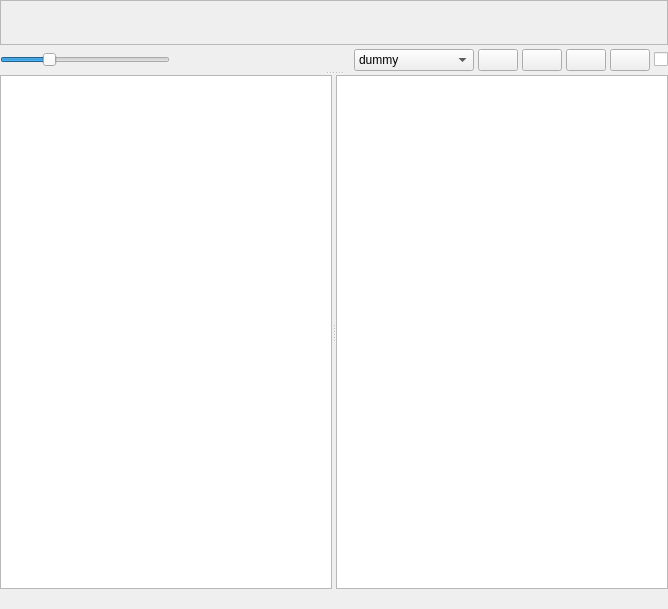
<?xml version="1.0" encoding="UTF-8"?>
<ui version="4.0">
 <class>WdgWebViewEditable</class>
 <widget class="QWidget" name="WdgWebViewEditable">
  <property name="geometry">
   <rect>
    <x>0</x>
    <y>0</y>
    <width>668</width>
    <height>609</height>
   </rect>
  </property>
  <layout class="QVBoxLayout" name="verticalLayout">
   <property name="spacing">
    <number>4</number>
   </property>
   <property name="leftMargin">
    <number>0</number>
   </property>
   <property name="topMargin">
    <number>0</number>
   </property>
   <property name="rightMargin">
    <number>0</number>
   </property>
   <property name="bottomMargin">
    <number>0</number>
   </property>
   <item>
    <widget class="QSplitter" name="splitterEditmode">
     <property name="orientation">
      <enum>Qt::Vertical</enum>
     </property>
     <widget class="QWidget" name="verticalLayoutWidget_3">
      <layout class="QVBoxLayout" name="verticalLayout_3">
       <property name="spacing">
        <number>4</number>
       </property>
       <item>
        <widget class="QFrame" name="frame">
         <property name="sizePolicy">
          <sizepolicy hsizetype="Expanding" vsizetype="Expanding">
           <horstretch>0</horstretch>
           <verstretch>0</verstretch>
          </sizepolicy>
         </property>
         <property name="frameShape">
          <enum>QFrame::StyledPanel</enum>
         </property>
         <layout class="QVBoxLayout" name="verticalLayout_5">
          <property name="spacing">
           <number>4</number>
          </property>
          <property name="leftMargin">
           <number>0</number>
          </property>
          <property name="topMargin">
           <number>0</number>
          </property>
          <property name="rightMargin">
           <number>0</number>
          </property>
          <property name="bottomMargin">
           <number>0</number>
          </property>
          <item>
           <widget class="WebView" name="webview" native="true"/>
          </item>
         </layout>
        </widget>
       </item>
       <item>
        <layout class="QHBoxLayout" name="horizontalLayout_3">
         <item>
          <widget class="QSlider" name="sliderZoom">
           <property name="maximumSize">
            <size>
             <width>180</width>
             <height>16777215</height>
            </size>
           </property>
           <property name="toolTip">
            <string>&lt;html&gt;&lt;head/&gt;&lt;body&gt;&lt;p&gt;Hiermit kann ein &lt;span style=&quot; font-weight:600;&quot;&gt;Zoomfaktor&lt;/span&gt; für die Ausgabe festgelegt werden.&lt;/p&gt;&lt;p&gt;Dieser Faktor hat keinen Einfluss auf das PDF oder den Ausdruck.&lt;/p&gt;&lt;/body&gt;&lt;/html&gt;</string>
           </property>
           <property name="minimum">
            <number>25</number>
           </property>
           <property name="maximum">
            <number>300</number>
           </property>
           <property name="singleStep">
            <number>5</number>
           </property>
           <property name="pageStep">
            <number>25</number>
           </property>
           <property name="value">
            <number>100</number>
           </property>
           <property name="orientation">
            <enum>Qt::Horizontal</enum>
           </property>
          </widget>
         </item>
         <item>
          <widget class="QLabel" name="lblZoom"/>
         </item>
         <item>
          <spacer name="horizontalSpacer_3">
           <property name="orientation">
            <enum>Qt::Horizontal</enum>
           </property>
           <property name="sizeHint" stdset="0">
            <size>
             <width>40</width>
             <height>20</height>
            </size>
           </property>
          </spacer>
         </item>
         <item>
          <widget class="ComboBox" name="cbTemplateAuswahl">
           <property name="toolTip">
            <string>&lt;html&gt;&lt;head/&gt;&lt;body&gt;&lt;p&gt;Hiermit wir das zu überarbeitende Template &lt;span style=&quot; font-weight:600;&quot;&gt;ausgewählt&lt;/span&gt;.&lt;/p&gt;&lt;p&gt;Der Kleine Brauhelfer bietet dazu einige Vorlagen, die beständig erweitert werden.&lt;/p&gt;&lt;/body&gt;&lt;/html&gt;</string>
           </property>
           <item>
            <property name="text">
             <string notr="true">dummy</string>
            </property>
           </item>
           <item>
            <property name="text">
             <string notr="true">style_hell.css</string>
            </property>
           </item>
           <item>
            <property name="text">
             <string notr="true">style_dunkel.css</string>
            </property>
           </item>
          </widget>
         </item>
         <item>
          <widget class="QPushButton" name="btnSaveTemplate">
           <property name="minimumSize">
            <size>
             <width>40</width>
             <height>0</height>
            </size>
           </property>
           <property name="toolTip">
            <string>&lt;html&gt;&lt;head/&gt;&lt;body&gt;&lt;p&gt;Hiermit wird das bearbeitete &lt;span style=&quot; font-weight:600;&quot;&gt;Template gespeichert&lt;/span&gt;.&lt;/p&gt;&lt;/body&gt;&lt;/html&gt;</string>
           </property>
           <property name="whatsThis">
            <string notr="true">save</string>
           </property>
           <property name="icon">
            <iconset resource="../images.qrc">
             <normaloff>:/images/light/save.svg</normaloff>
             <disabledoff>:/images/disabled/save.svg</disabledoff>:/images/light/save.svg</iconset>
           </property>
          </widget>
         </item>
         <item>
          <widget class="QPushButton" name="btnRestoreTemplate">
           <property name="minimumSize">
            <size>
             <width>40</width>
             <height>0</height>
            </size>
           </property>
           <property name="toolTip">
            <string>&lt;html&gt;&lt;head/&gt;&lt;body&gt;&lt;p&gt;Hiermit wird das &lt;span style=&quot; font-weight:600;&quot;&gt;Originaltemplate wiederhergestellt&lt;/span&gt;.&lt;/p&gt;&lt;p&gt;Alle vorhergehenden Änderungen gehen dabei verloren.&lt;/p&gt;&lt;/body&gt;&lt;/html&gt;</string>
           </property>
           <property name="whatsThis">
            <string notr="true">restore</string>
           </property>
           <property name="icon">
            <iconset resource="../images.qrc">
             <normaloff>:/images/light/restore.svg</normaloff>
             <disabledoff>:/images/disabled/restore.svg</disabledoff>:/images/light/restore.svg</iconset>
           </property>
          </widget>
         </item>
         <item>
          <widget class="QPushButton" name="btnPrint">
           <property name="minimumSize">
            <size>
             <width>40</width>
             <height>0</height>
            </size>
           </property>
           <property name="toolTip">
            <string>&lt;html&gt;&lt;head/&gt;&lt;body&gt;&lt;p&gt;Hiermit wird die Ausgabe des Spickzettels &lt;span style=&quot; font-weight:600;&quot;&gt;ausgedruckt&lt;/span&gt;.&lt;/p&gt;&lt;p&gt;&lt;span style=&quot; font-weight:600; color:#ff2600;&quot;&gt;Achtung: &lt;/span&gt;Handelt es sich um ein gebrautes Rezept, heißt der Spickzettel &lt;span style=&quot; font-weight:600;&quot;&gt;Zusammenfassung&lt;/span&gt;.&lt;/p&gt;&lt;/body&gt;&lt;/html&gt;</string>
           </property>
           <property name="whatsThis">
            <string notr="true">print</string>
           </property>
           <property name="icon">
            <iconset resource="../images.qrc">
             <normaloff>:/images/light/print.svg</normaloff>
             <disabledoff>:/images/disabled/print.svg</disabledoff>:/images/light/print.svg</iconset>
           </property>
          </widget>
         </item>
         <item>
          <widget class="QPushButton" name="btnPdf">
           <property name="minimumSize">
            <size>
             <width>40</width>
             <height>0</height>
            </size>
           </property>
           <property name="toolTip">
            <string>&lt;html&gt;&lt;head/&gt;&lt;body&gt;&lt;p&gt;Hiermit wird die Ausgabe des Spickzettels als &lt;span style=&quot; font-weight:600;&quot;&gt;PDF&lt;/span&gt; abgespeichert.&lt;/p&gt;&lt;p&gt;&lt;span style=&quot; font-weight:600; color:#ff2600;&quot;&gt;Achtung: &lt;/span&gt;Handelt es sich um ein gebrautes Rezept, heißt der Spickzettel &lt;span style=&quot; font-weight:600;&quot;&gt;Zusammenfassung&lt;/span&gt;.&lt;/p&gt;&lt;/body&gt;&lt;/html&gt;</string>
           </property>
           <property name="whatsThis">
            <string notr="true">pdf</string>
           </property>
           <property name="icon">
            <iconset resource="../images.qrc">
             <normaloff>:/images/light/pdf.svg</normaloff>
             <disabledoff>:/images/disabled/pdf.svg</disabledoff>:/images/light/pdf.svg</iconset>
           </property>
          </widget>
         </item>
         <item>
          <widget class="QCheckBox" name="cbEditMode">
           <property name="toolTip">
            <string>&lt;html&gt;&lt;head/&gt;&lt;body&gt;&lt;p&gt;Im &lt;span style=&quot; font-weight:600;&quot;&gt;Editiermodus&lt;/span&gt; kann das HTML- und CSS-Template nach eigenen Vorlieben und in wesentlichen Teilen selbst gestaltet werden.&lt;/p&gt;&lt;p&gt;Etwas Erfahrung in CSS und HTML wird vorausgesetzt.&lt;/p&gt;&lt;/body&gt;&lt;/html&gt;</string>
           </property>
           <property name="whatsThis">
            <string notr="true">settings</string>
           </property>
           <property name="icon">
            <iconset resource="../images.qrc">
             <normaloff>:/images/light/settings.svg</normaloff>
             <disabledoff>:/images/disabled/settings.svg</disabledoff>:/images/light/settings.svg</iconset>
           </property>
          </widget>
         </item>
        </layout>
       </item>
      </layout>
     </widget>
     <widget class="QWidget" name="verticalLayoutWidget">
      <layout class="QVBoxLayout" name="verticalLayoutEdit">
       <item>
        <widget class="QSplitter" name="splitterTags">
         <property name="sizePolicy">
          <sizepolicy hsizetype="Expanding" vsizetype="Expanding">
           <horstretch>0</horstretch>
           <verstretch>0</verstretch>
          </sizepolicy>
         </property>
         <property name="orientation">
          <enum>Qt::Horizontal</enum>
         </property>
         <widget class="QPlainTextEdit" name="tbTemplate">
          <property name="toolTip">
           <string>&lt;html&gt;&lt;head/&gt;&lt;body&gt;&lt;p&gt;In diesem Feld ist der Spickzettel im &lt;span style=&quot; font-weight:600;&quot;&gt;HTML&lt;/span&gt; definiert. Platzhalter nehmen die Tags rechts auf und verabeiten sie.&lt;/p&gt;&lt;/body&gt;&lt;/html&gt;</string>
          </property>
          <property name="lineWrapMode">
           <enum>QPlainTextEdit::NoWrap</enum>
          </property>
         </widget>
         <widget class="QPlainTextEdit" name="tbTags">
          <property name="toolTip">
           <string>&lt;html&gt;&lt;head/&gt;&lt;body&gt;&lt;p&gt;In diesem Feld sind die &lt;span style=&quot; font-weight:600;&quot;&gt;Tags &lt;/span&gt;im Spickzettel definiert. Tags werden links in HTML weiterverarbeitet.&lt;/p&gt;&lt;/body&gt;&lt;/html&gt;</string>
          </property>
          <property name="lineWrapMode">
           <enum>QPlainTextEdit::NoWrap</enum>
          </property>
          <property name="readOnly">
           <bool>true</bool>
          </property>
         </widget>
        </widget>
       </item>
       <item>
        <widget class="QLabel" name="lblFilePath">
         <property name="wordWrap">
          <bool>true</bool>
         </property>
         <property name="openExternalLinks">
          <bool>true</bool>
         </property>
         <property name="textInteractionFlags">
          <set>Qt::LinksAccessibleByMouse|Qt::TextSelectableByMouse</set>
         </property>
        </widget>
       </item>
      </layout>
     </widget>
    </widget>
   </item>
  </layout>
 </widget>
 <customwidgets>
  <customwidget>
   <class>ComboBox</class>
   <extends>QComboBox</extends>
   <header>widgets/combobox.h</header>
  </customwidget>
  <customwidget>
   <class>WebView</class>
   <extends>QWidget</extends>
   <header>widgets/webview.h</header>
   <container>1</container>
  </customwidget>
 </customwidgets>
 <tabstops>
  <tabstop>sliderZoom</tabstop>
  <tabstop>cbTemplateAuswahl</tabstop>
  <tabstop>btnSaveTemplate</tabstop>
  <tabstop>btnRestoreTemplate</tabstop>
  <tabstop>btnPrint</tabstop>
  <tabstop>btnPdf</tabstop>
  <tabstop>cbEditMode</tabstop>
  <tabstop>tbTemplate</tabstop>
  <tabstop>tbTags</tabstop>
 </tabstops>
 <resources>
  <include location="../images.qrc"/>
 </resources>
 <connections/>
</ui>
